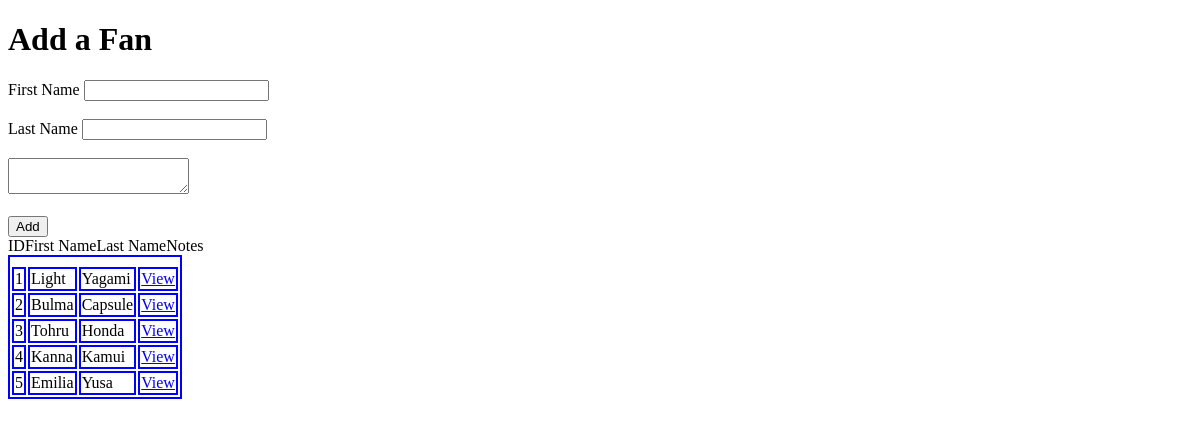
Page /fans on the earlier database version.
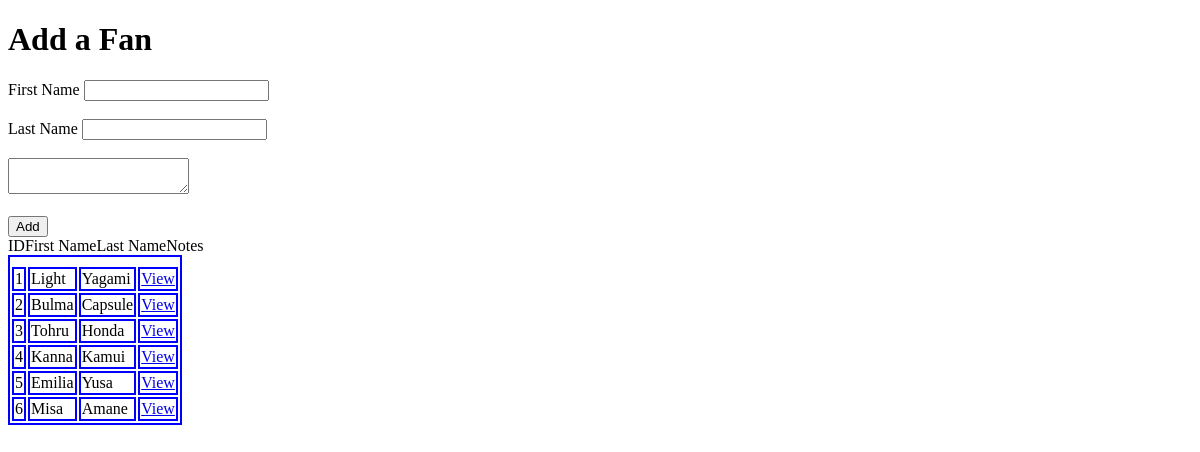
Same page on the later database version.
### main_app/models.py (models this page shows, shortened)
class Fans(models.Model):
    first_name=models.CharField(max_length=35)
    last_name=models.CharField(max_length=40)
    liked_anime=models.ManyToManyField(Anime, related_name="the_fans")
    notes=models.TextField(null=True)

### main_app/views.py (the view)
# urls.py: path("fans", views.add_fans),
def add_fans(request):
    context = {"fans": Fans.objects.all()}
    return render(request, "fans.html", context)

### main_app/templates/fans.html (shortened to what this page needs)
<!DOCTYPE html>
<html lang="en">
<head>
</head>
<body>
    <form action="/fans/new" method="post">
        <h1>Add a Fan</h1>
        <label for="first_name">First Name</label>
        <input type="text" id="first_name" name="first_name">
        <br>
        <br>
        <label for="last_name">Last Name</label>
        <input type="text" id="last_name" name="last_name">
        <br>
        <br>
        <textarea type="notes" name="notes"></textarea>
        <br>
        <br>
        <input type="submit" value="Add">
    </form>
    <table>
        <thead>
        </thead>
        <tbody>
            {% for fans_names in fans %}
            <tr>
                <td>{{fans_names.id}}</td>
                <td>{{fans_names.first_name}}</td>
                <td>{{fans_names.last_name}}</td>
                <td><a href="/fans_list/{{fans_names.id}}">View</a></td>
            </tr>
            {% endfor %}
        </tbody>
    </table>
</body>
</html>

### main_app/templates/fans.html (style rules this page uses)
table, tr, td { border: 2px solid blue; }

Differences in the rows shown:
added Fans: id "6", first_name "Misa", last_name "Amane"
